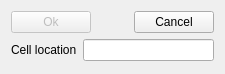
<?xml version="1.0" encoding="UTF-8"?>
<ui version="4.0">
 <class>Gotocell</class>
 <widget class="QDialog" name="Gotocell">
  <property name="geometry">
   <rect>
    <x>0</x>
    <y>0</y>
    <width>225</width>
    <height>74</height>
   </rect>
  </property>
  <property name="windowTitle">
   <string>Go to cell</string>
  </property>
  <layout class="QVBoxLayout" name="verticalLayout">
   <item>
    <layout class="QHBoxLayout" name="horizontalLayout_2">
     <item>
      <widget class="QPushButton" name="okButton">
       <property name="enabled">
        <bool>false</bool>
       </property>
       <property name="text">
        <string>Ok</string>
       </property>
       <property name="default">
        <bool>true</bool>
       </property>
      </widget>
     </item>
     <item>
      <spacer name="horizontalSpacer">
       <property name="orientation">
        <enum>Qt::Orientation::Horizontal</enum>
       </property>
       <property name="sizeHint" stdset="0">
        <size>
         <width>40</width>
         <height>20</height>
        </size>
       </property>
      </spacer>
     </item>
     <item>
      <widget class="QPushButton" name="canselButton">
       <property name="text">
        <string>Cancel</string>
       </property>
      </widget>
     </item>
    </layout>
   </item>
   <item>
    <layout class="QHBoxLayout" name="horizontalLayout">
     <item>
      <widget class="QLabel" name="label">
       <property name="text">
        <string>Cell location</string>
       </property>
       <property name="buddy">
        <cstring>lineEdit</cstring>
       </property>
      </widget>
     </item>
     <item>
      <widget class="QLineEdit" name="lineEdit"/>
     </item>
    </layout>
   </item>
  </layout>
 </widget>
 <tabstops>
  <tabstop>lineEdit</tabstop>
  <tabstop>okButton</tabstop>
  <tabstop>canselButton</tabstop>
 </tabstops>
 <resources/>
 <connections/>
</ui>
